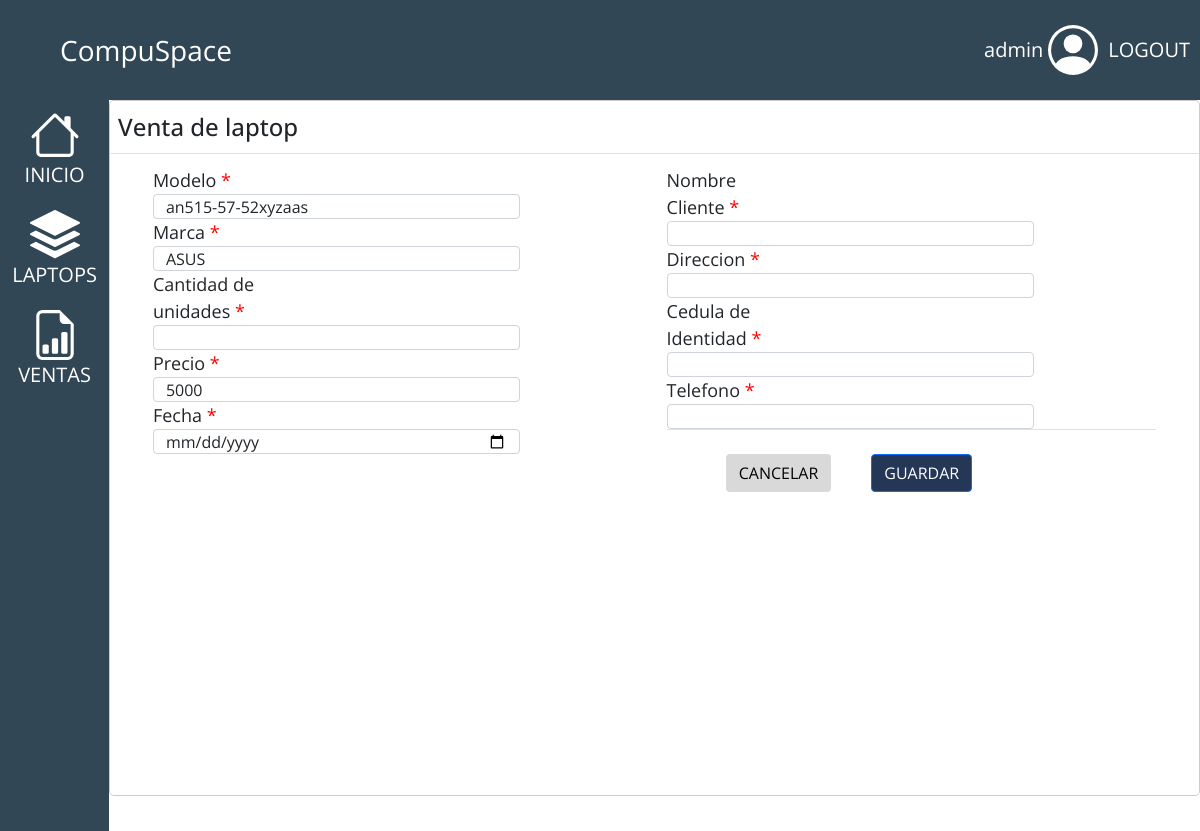
The page /venderLaptop/1 (signed in) on the database its author committed.
### proyecto/models.py (models this page shows)
class Registrar_Laptop(models.Model):
    marca = models.CharField(max_length=20)
    modelo = models.CharField(max_length=20,unique=True)
    nombre = models.CharField(max_length=20)
    stock = models.IntegerField()
    precio = models.IntegerField()
    pantalla = models.CharField(max_length=10, choices = screen)
    teclado = models.CharField(max_length=10)
    procesador = models.CharField(max_length=25)
    ram = models.CharField(max_length=10, choices = ram_options)
    color = models.CharField(max_length=15)
    m2 = models.CharField(max_length=10, choices = ssdm2)
    hdd = models.CharField(max_length=10, choices = hardisk)
    grafica = models.CharField(max_length=25)
    descripcion = models.CharField(max_length=1000)
    imagen_1 = models.ImageField(upload_to="proyecto/static/imagenes", null=True)
    imagen_2 = models.ImageField(upload_to="proyecto/static/imagenes", null=True)
    imagen_3  = models.ImageField(upload_to="proyecto/static/imagenes", null=True)
    imagen_4 = models.ImageField(upload_to="proyecto/static/imagenes", null=True)

### proyecto/views.py (the view, shortened to what this page needs)
# urls.py: path('venderLaptop/<int:id>',views.venderLaptop, name = "venderLaptop"),
@login_required
def venderLaptop(request, id=None):
    if request.method == 'GET':
        laptop = Registrar_Laptop.objects.get(id = id)
        cadena_eliminar = 'proyecto/static/imagenes/'
        ruta_1 = str(laptop.imagen_1).replace(cadena_eliminar,'')
        ruta_2 = str(laptop.imagen_2).replace(cadena_eliminar,'')
        ruta_3 = str(laptop.imagen_3).replace(cadena_eliminar,'')
        ruta_4 = str(laptop.imagen_4).replace(cadena_eliminar,'')
        return render(request, "venderlaptop.html",{
            'laptop': laptop,
            'ruta_1': ruta_1,
            'ruta_2': ruta_2,
            'ruta_3': ruta_3,
            'ruta_4': ruta_4,
        })

### proyecto/templates/venderlaptop.html (shortened to what this page needs)
{% extends 'layouts/base.html' %} {% load static %} {% block content %}
<head>
  <link rel="stylesheet" href="{% static 'styles/estiloModificarLaptop.css' %}">
</head>
  <section class="contenido aliniado" style="grid-template-columns: none;">
    <div class="modal-content">
        <div class="modal-header">
          <h4 class="modal-title" id="myModalLabel">Venta de laptop</h4>
        </div>
        <div class="modal-body">
          <div class="tab-pane active" id="post-object-form">
            <form
              method="POST"
              action="{% url 'venderLaptop' laptop.id %}"
              enctype="multipart/form-data"
              id="formularioRegistro"
            >
              <div class="row" style=" margin: 10px;">
                <div class="col-sm-6">
                  <fieldset>
                    <div class="form-group">
                      <label class="col-sm-3 control-label" title="Campo obligatorio">
                        Modelo <label style="color: red;">*</label>
                      </label>
                      <div class="col-sm-9">
                        <input
                          name="modelo"
                          title="Por favor ingrese un modelo"
                          class="form-control"
                          type="text"
                          pattern="[a-zA-Z0-9\-\/\(\)_\.,]+(\s[a-zA-Z0-9\-\/\(\)_\.,]+)*"
                          value="{{laptop.modelo}}"
                          required
                          maxlength="20"
                          minlength="5"
                          oninvalid="this.classList.add('is-invalid')"
                        />
                      </div>
                    </div>
                    <div class="form-group">
                      <label class="col-sm-3 control-label" title="Campo obligatorio"
                        >Marca <label style="color: red;">*</label></label
                      >
                      <div class="col-sm-9">
                        <input
                          name="marca"
                          title="Por favor ingrese una marca"
                          class="form-control"
                          type="text"
                          pattern="[a-zA-Z0-9]+([ ][a-zA-Z0-9]+)*"
                          value="{{laptop.marca}}"
                          required
                          maxlength="20"
                          minlength="2"
                          oninvalid="this.classList.add('is-invalid')"
                        />
                      </div>
                    </div>
                    <div class="form-group">
                      <label class="col-sm-3 control-label" title="Campo obligatorio">
                        Cantidad de unidades <label style="color: red;">*</label>
                      </label>
                      <div class="col-sm-9">
                        <input
                          name="cantidad"
                          title="Por favor ingrese la cantidad de laptops"
                          class="form-control"
                          type="number"
                          required
                          value=""
                          max="1000"
                          min="1"
                          oninvalid="this.classList.add('is-invalid')"
                        />
                      </div>
                    </div>
                    <div class="form-group">
                      <label class="col-sm-3 control-label" title="Campo obligatorio">
                        Precio <label style="color: red;">*</label>
                      </label>
                      <div class="col-sm-9">
                        <input
                          name="precio"
                          title="Por favor ingrese el precio de la laptop"
                          class="form-control"
                          type="number"
                          value="{{laptop.precio}}"
                          required
                          max="30000"
                          min="350"
                          oninvalid="this.classList.add('is-invalid')"
                        />
                      </div>
                    </div>
                    <div class="form-group">
                        <label class="col-sm-3 control-label" title="Campo obligatorio">
                          Fecha <label style="color: red;">*</label>
                        </label>
                        <div class="col-sm-9">
                          <input
                            name="fecha"
                            title="Por favor ingrese la fecha de venta"
                            class="form-control"
                            type="date"
                            value=""
                            required
                            oninvalid="this.classList.add('is-invalid')"
                          />
                        </div>
                      </div>
                    </fieldset>
                  </div >
                      <div class="col-sm-6">
                        <fieldset>
                    <div class="form-group">
                      <label class="col-sm-3 control-label" title="Campo obligatorio">
                       Nombre Cliente <label style="color: red;">*</label>
                      </label>
                      <div class="col-sm-9">
                        <input
                          name="cliente"
                          title="Por favor ingrese el nombre completo del cliente"
                          class="form-control"
                          type="text"
                          pattern="[a-zA-Z0-9]+([ ][a-zA-Z0-9]+)*"
                          value=""
                          required
                          maxlength="35"
                          minlength="10"
                          oninvalid="this.classList.add('is-invalid')"
                        />
                      </div>
                    </div>
                    <div class="form-group">
                      <label class="col-sm-3 control-label" title="Campo obligatorio">
                        Direccion <label style="color: red;">*</label>
                      </label>
                      <div class="col-sm-9">
                        <input
                          name="direccion"
                          title="Por favor ingrese la direccion del cliente"
                          class="form-control"
                          type="text"
                          pattern="[a-zA-Z0-9\-\/\(\)_\.,]+(\s[a-zA-Z0-9\-\/\(\)_\.,]+)*"
                          value=""
                          required
                          maxlength="25"
                          minlength="4"
                          oninvalid="this.classList.add('is-invalid')"
                        />
                      </div>
                    </div>
                    <div class="form-group">
                      <label class="col-sm-3 control-label" title="Campo obligatorio">
                        Cedula de Identidad <label style="color: red;">*</label>
                      </label>
                      <div class="col-sm-9">
                        <input
                          name="ci"
                          title="Por favor ingrese La C.I. del cliente"
                          class="form-control"
                          type="number"
                          value=""
                          required
                          max="99999999999"
                          min="1000"
                          oninvalid="this.classList.add('is-invalid')"
                        />
                      </div>
                    </div>
                    <div class="form-group">
                      <label class="col-sm-3 control-label" title="Campo obligatorio">
                        Telefono <label style="color: red;">*</label>
                      </label>
                      <div class="col-sm-9">
                        <input
                          name="telefono"
                          title="Por favor ingrese el telefono del cliente"
                          class="form-control"
                          type="number"
                          value=""
                          required
                          max="99999999999"
                          min="1000"
                          oninvalid="this.classList.add('is-invalid')"
                        />
                      </div>
                    </div>
                      <div class="modal-footer">
                        <div class="form-actions d-flex justify-content-between" >
                        <button
                          class="btn btn-default"
                          title=""
                          style="background-color: #D9D9D9;color: black;margin-right: 40px;"
                          type="button"
                     onclick="cancelarVenta()"
                        >
                          CANCELAR
                        </button>
                        <button
                          class="btn btn-primary js-tooltip"
                          id="btnGuardar"
                          title=""
                          style="background-color: #243757;margin-right: 40px;"
                          onclick="guardarVenta()"
                        >
                          GUARDAR
                        </button>
                      </div>
        </div>
                    </fieldset>
                </div>
              </div>
            </form>
          </div>
        </div>
      </div>
    </div>
    {% endblock %}

### proyecto/templates/layouts/base.html (shortened to what this page needs)
{% load static %}
<!DOCTYPE html>
<html lang="es">
<head>
  <link rel="stylesheet" href="{% static 'styles/prueba.css' %}">
  <link rel="stylesheet" href="{% static 'styles/estilos.css' %}">
  <link rel="stylesheet" href="{% static 'styles/estilo.css' %}">
  <link rel="stylesheet" href="{% static 'styles/informacion.css' %}">
  <link rel="stylesheet" href="https://cdn.jsdelivr.net/npm/bootstrap@5.0.2/dist/css/bootstrap.min.css">
</head>
<body>
  <header>
    <span>CompuSpace</span>
    <div class="sesion" style="display: flex; justify-content: flex-end;">
      {% if user.is_authenticated %}
        <span>{{ user.username }}</span>
      {% else %}
        <span></span>
      {% endif %}
      {% if user.is_authenticated %}
      <a href="{% url 'logout' %}" style="color: white;margin-left: 10px;">LOGOUT</a>
      {% else %}
      <a href="{% url 'signin' %}" style="color: white;margin-left: 10px;">LOGIN</a>
      {% endif %}
    </div>
  </header>
  <div class="contenedor1" style="justify-content: center; display: flex;">
    <nav>
      <ul style="padding: 0px;">
        <li>
          <a href="{% url 'index' %}">
          </a>
          <a href="{% url 'index' %}" style="color: white !important; text-decoration: none">INICIO</a>
        </li>
        {% if user.is_authenticated %}
        <li>
          <a href="{% url 'laptops' %}">
          </a>
          <a href="{% url 'laptops' %}" style="color: white !important; text-decoration: none">LAPTOPS</a>
        </li>
        <li>
          <a href="{% url 'registroVentas' %}">
          </a>
          <a href="{% url 'registroVentas' %}" style="color: white !important; text-decoration: none">VENTAS</a>
        </li>
        {% endif %}
      </ul>
    </nav>
      {% block content %}
      {% endblock %}
</body>
</html>

### proyecto/static/styles/prueba.css (style rules this page uses)
form { font-size: 15px; }
input { font-size: 10px; border-radius: 5px; border: 1px solid #ccc; height: 25px; }
.form-actions { display: flex; }

### proyecto/static/styles/estilos.css (style rules this page uses)
* { margin: 0; padding: 0px; font-family: 'Open Sans', sans-serif; }
header { display: flex; background-color: #314755; height: 100px; align-items: center; justify-content: space-between; }
.sesion span { font-size: 20px; padding: 8px; }
.sesion { display: flex; align-items: center; padding-right: 10px; }
span { padding-left: 60px; color: white; font-size: 28px; }
ul { display: flex; align-items: center; justify-content: center; flex-direction: column; }
li { display: flex; flex-direction: column; align-items: center; justify-content: center; padding: 10px; }
.sesion a { text-decoration: none; }
a { color: white; text-decoration: none; font-size: 20px; }
* { margin: 0; padding: 0px; }
.sesion span { font-size: 20px; padding: 5px; }
nav { background-color: #314755; width: 10%; height: 105%; }
.contenedor1 { display: flex; height: 87vh; }
ul { display: flex; align-items: center; justify-content: center; flex-direction: column; padding: 0; }
a { color: white; text-decoration: none; font-size: 20px; justify-content: center; }
* { margin:0 ; padding: 0; box-sizing: border-box; font-family: 'Open Sans'; }
.contenido { width: 100%; margin-left: 0px; -webkit-flex-wrap: wrap; flex-wrap: wrap; display: flex; }

### proyecto/static/styles/estilo.css (style rules this page uses)
.contenido { display: grid; grid-template-columns: repeat(4, 1fr); grid-gap: 10px; }

### proyecto/static/styles/estiloModificarLaptop.css (style rules this page uses)
.col-sm-3 { font-size: 18px; }
.modal-header { padding: 0.5rem 0.5rem; }
.modal-body { padding: 0.2rem 1.3rem; }
.justify-content-between { padding: 0.5rem 8rem; }

### rows shown on the page
Registrar_Laptop: modelo "an515-57-52xyzaas", marca "ASUS", precio "5000"

### other values the page prints
{{ user.username }} "admin"
